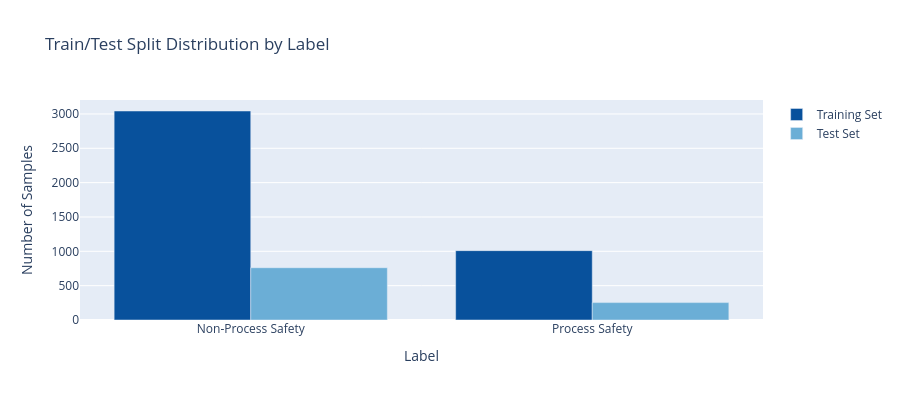

The notebook cell this image was saved under:
### Code cell
# =============================================================================
# EDA: Train/Test Split Distribution
# =============================================================================

if 'y_train' in dir() and 'y_test' in dir():
    train_dist = np.bincount(y_train)
    test_dist = np.bincount(y_test)
    
    labels = ['Non-Process Safety', 'Process Safety']
    
    fig = go.Figure()
    
    fig.add_trace(go.Bar(
        x=labels,
        y=train_dist,
        name='Training Set',
        marker_color='#08519c'
    ))
    
    fig.add_trace(go.Bar(
        x=labels,
        y=test_dist,
        name='Test Set',
        marker_color='#6baed6'
    ))
    
    fig.update_layout(
        title='Train/Test Split Distribution by Label',
        xaxis_title='Label',
        yaxis_title='Number of Samples',
        height=400,
        barmode='group',
        hovermode='x unified'
    )
    
    fig.show()
    
    print(f"Training Set Distribution:")
    print(f"  Non-Process Safety: {train_dist[0]:,} ({100*train_dist[0]/len(y_train):.2f}%)")
    print(f"  Process Safety: {train_dist[1]:,} ({100*train_dist[1]/len(y_train):.2f}%)")
    
    print(f"\nTest Set Distribution:")
    print(f"  Non-Process Safety: {test_dist[0]:,} ({100*test_dist[0]/len(y_test):.2f}%)")
    print(f"  Process Safety: {test_dist[1]:,} ({100*test_dist[1]/len(y_test):.2f}%)")

### Figure 1 — Plotly figure (JSON) as saved in the notebook; plotly's stock layout.template omitted (floating-point values rounded to 4 significant figures)
{"data": [{"marker": {"color": "#08519c"}, "name": "Training Set", "type": "bar", "x": ["Non-Process Safety", "Process Safety"], "y": [3043, 1010]}, {"marker": {"color": "#6baed6"}, "name": "Test Set", "type": "bar", "x": ["Non-Process Safety", "Process Safety"], "y": [761, 253]}], "layout": {"barmode": "group", "height": 400, "hovermode": "x unified", "title": {"text": "Train/Test Split Distribution by Label"}, "xaxis": {"title": {"text": "Label"}}, "yaxis": {"title": {"text": "Number of Samples"}}}}
